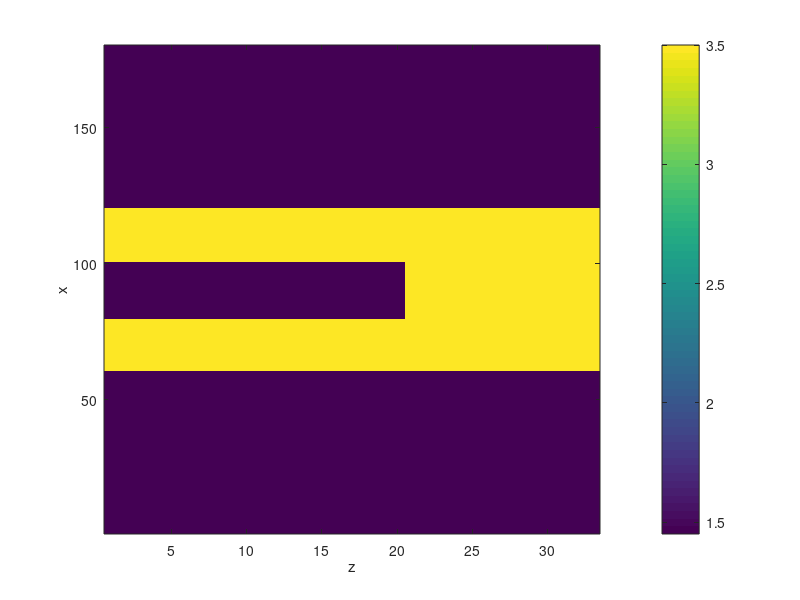

Reproduce this figure in MATLAB. (Note: this script raises an error after producing the figure.)
% editing by bz
% all units nm

clear; close all; clc;

% dimensions?
a = 0.330;
% a = 0.5;
b = 0.600;
c = 0.200;

% indices
n1 = 1.45;
n2 = 3.5;

% not sure what this is
zf = a;
xf = 3*b;

% discretization
dx = 0.01; dz = 0.01;

% index refraction
n = n1*ones(round(xf/dx),round(zf/dz));     % dimensions (x, z)
n(round(b/dx)+1:round(2*b/dx),:) = n2;
n(round((1.5*b-.5*c)/dx):round((1.5*b+.5*c)/dx),1:round((c)/dz)) = n1; 

% display
figure; imagesc(n); set(gca,'Ydir','normal'); colorbar;
xlabel('z'); ylabel('x');

% inputs
guessk = 0.8*pi/(a*1e3);  %switch to nm, why lol
k0 = 2*pi/1550;
d = dx*1e3;
modes = 10;
BC = 0;

% pml options
h_pml = 100; 
PML_options = [1 h_pml 600 2];

% run modesolver
[Phi_1D, k] = complexk_mode_solver_2D_PML(n,d,k0,modes,guessk,BC,PML_options);

% plot field
field = reshape(Phi_1D(:,1), fliplr(size(n)));

figure; imagesc(imag(field.')); set(gca, 'Ydir','normal'); colorbar;
% colormap('redbluehilight'); 
caxis([-max(max(abs(imag(field)))) max(max(abs(imag(field))))]); 

k